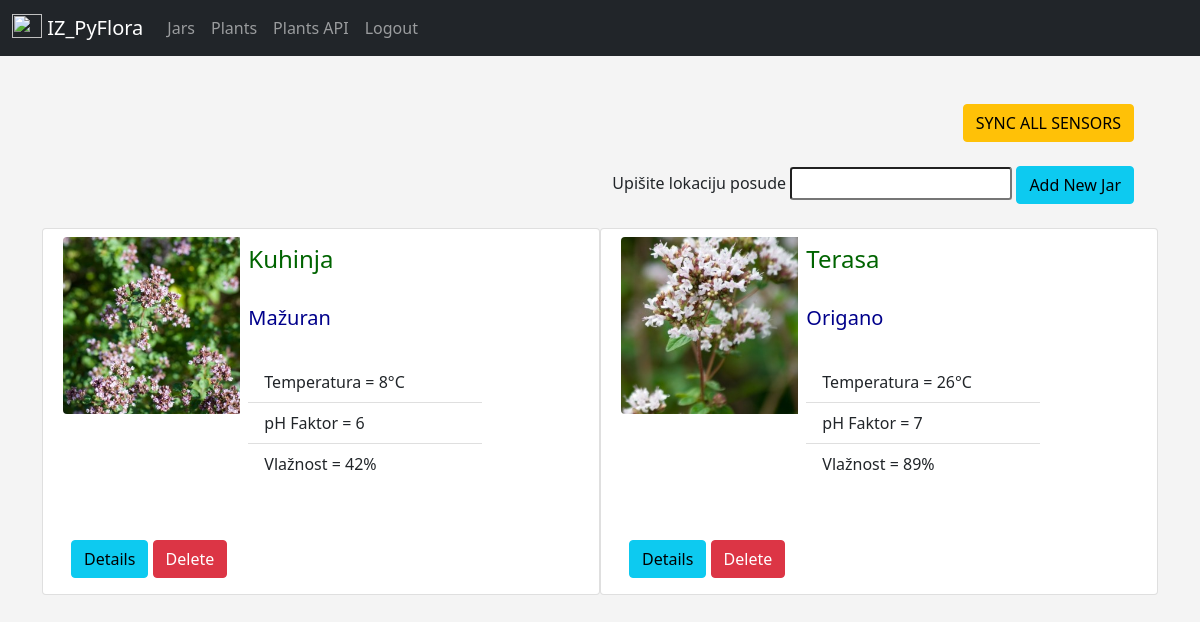
/jars (signed in), run on the app's committed database.
### app/models.py (models this page shows, shortened)
class Jar(db.Model):
    id = db.Column(db.Integer, primary_key=True)
    name = db.Column(db.String(300), nullable=False, default='Lokacija')
    plant_name = db.Column(db.String(300), nullable=False, default='Plantless')
    photo = db.Column(db.String(300), nullable=False, default='default.jpg')
    temperature = db.Column(db.Integer, nullable=False, default=10)
    phf = db.Column(db.Integer, nullable=False, default=7)
    humidity = db.Column(db.Integer, nullable=False, default=44)

### app/routes.py (the view)
@app.route('/jars', methods=['GET', 'POST'])
@login_required
def jars():
    form = AddJarForm()
    one_jar = Jar()
    if form.validate_on_submit():
        one_jar.name = form.name.data
        form.name.data = ''
        db.session.add(one_jar)
        db.session.commit()
        flash('Posuda dodana!', category='success')
    jars = Jar.query.order_by(Jar.id)
    return render_template('jars/jars.html',
                        jars=jars,
                        form=form)

### app/forms.py
class AddJarForm(FlaskForm):
    name = StringField('Upišite lokaciju posude', validators=[DataRequired()])
    submit = SubmitField('Add New Jar')

### app/models.py (called while the page is built)
@login_manager.user_loader
def load_user(user_id):
    return User.query.get(int(user_id))

### app/templates/jars/jars.html (shortened to what this page needs)
{% extends 'layout.html' %}
{% block content %}
<div class="container">
    <header class="blog-header">
        <div class="text-end">
            <div class="container-sm">
                <a href="{{ url_for('sync') }}" class="btn btn-warning">SYNC ALL SENSORS</a>
                <br><br>
                <form method="POST">
                    {{ form.name.label() }}
                    {{ form.name(class="form-control-sm") }}
                    {{ form.submit(class="btn btn-info") }}
                </form>
            </div>
        </div>
    </header>
<br>
    <div class="row row-cols-1 row-cols-md-2 g-4">
        {% for jar in jars %}
            <div class="card mb-3" style="max-width: 600px;">
                <div class="row g-0">
                    <div class="col-md-4">
                        <img src="{{ url_for('static', filename='pics/' + jar.photo) }}" class="img-fluid rounded-start m-2 max-width-300 max-height-300" alt="...">
                    </div>
                    <div class="col-md-6">
                        <div class="card-body">
                            <h4 class="card-title">{{ jar.name|capitalize }}</h4>
                            <br>
                            <h5 class="card-title">{{ jar.plant_name }}</h5>
                            <br>
                        {% if jar.plant_name != 'Plantless' %}
                            <ul class="list-group list-group-flush">
                                <li class="list-group-item">Temperatura = {{ jar.temperature }}°C</li>
                                <li class="list-group-item">pH Faktor = {{ jar.phf }}</li>
                                <li class="list-group-item">Vlažnost = {{ jar.humidity }}%</li>
                            </ul>
                        {% else %}
                            <ul class="list-group list-group-flush">
                                <li class="list-group-item">Temperatura = Offline</li>
                                <li class="list-group-item">pH Faktor = Offline</li>
                                <li class="list-group-item">Vlažnost = Offline</li>
                            </ul>
                        {% endif %}
                        </div>
                    </div>
                </div>
                <br>
                <div class="card-body">
                    <a href="{{ url_for('jar_details', jar_id=jar.id) }}" class="btn btn-info">Details</a>
                    <a href="{{ url_for('jar_to_delete', jar_id=jar.id) }}" class="btn btn-danger">Delete</a>
                </div>
            </div>
        {% endfor %}
    </div>
{% endblock content %}

### app/templates/layout.html (shortened to what this page needs)
<!doctype html>
<html lang="en">
<head>
    <link href="https://cdn.jsdelivr.net/npm/bootstrap@5.1.3/dist/css/bootstrap.min.css" rel="stylesheet"
>
    <link href="{{ url_for('static', filename='css/styles.css')}}" rel="stylesheet">
</head>
<body>
    {% include 'navbar.html' %}
    <br><br>
    <div class="container">
        {% block content %}
        {% endblock content%}
    </div>
</body>
</html>

### app/templates/navbar.html (shortened to what this page needs)
<nav class="navbar navbar-expand-lg navbar-dark bg-dark">
    <div class="container-fluid">
        <a class="navbar-brand" href="{{ url_for('jars') }}">
            <img src="{{ url_for('static', filename='pics/gear-wide-connected.svg') }}" alt="" width="30" height="24" class="d-inline-block align-text-top">
            IZ_PyFlora
        </a>
        <div class="collapse navbar-collapse" id="navbarSupportedContent">
            <ul class="navbar-nav me-auto mb-2 mb-lg-0">
                <li class="nav-item">
                    <a class="nav-link" href="{{ url_for('jars')}}">Jars</a>
                </li>
                <li class="nav-item">
                    <a class="nav-link" href="{{ url_for('plants')}}">Plants</a>
                </li>
                <li class="nav-item">
                    <a class="nav-link" href="{{ url_for('plants_api')}}">Plants API</a>
                </li>
                <li>
                    <div class="navbar-nav">
                        {% if current_user.is_authenticated %}
                            <a class="nav-item nav-link" href="{{ url_for('logout') }}">Logout</a>
                        {% else %}
                            <a class="nav-item nav-link" href="{{ url_for('login') }}">Login</a>
                            <a class="nav-item nav-link" href="{{ url_for('register') }}">Register</a>
                        {% endif %}
                    </div>
                </li>
        </div>
    </div>
</nav>

### app/static/css/styles.css (style rules this page uses)
h5 { color: darkblue; }
h4 { color: darkgreen; }
body { background: #f4f4f4 }

### data on the page
Jar: photo (picture), name "Kuhinja", plant_name "Mažuran", temperature "8", phf "6", humidity "42"
Jar: photo (picture), name "Terasa", plant_name "Origano", temperature "26", phf "7", humidity "89"
